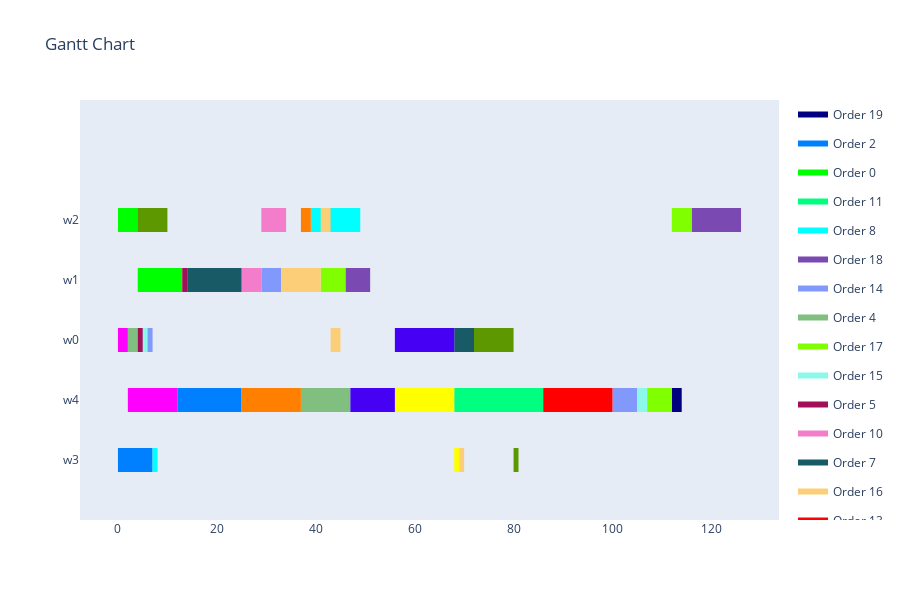
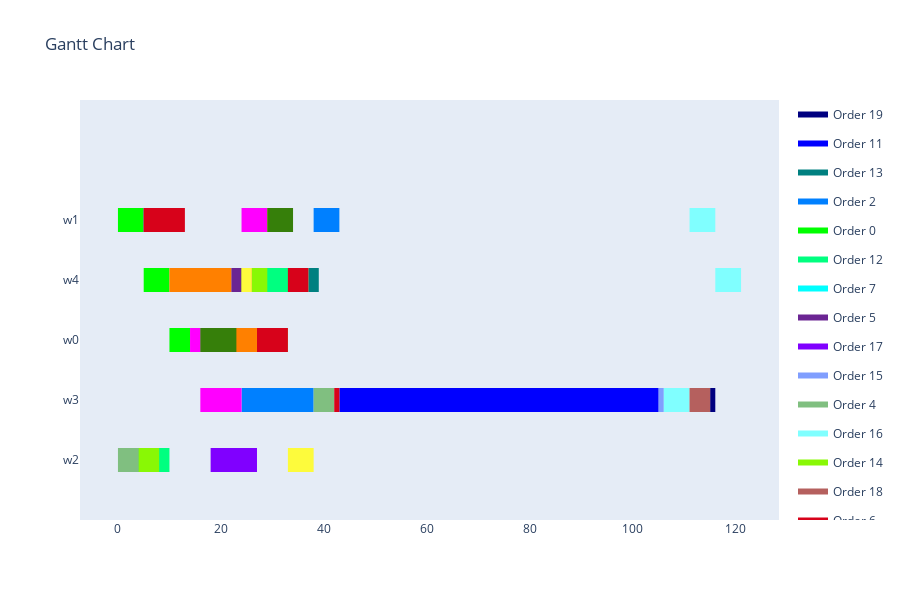
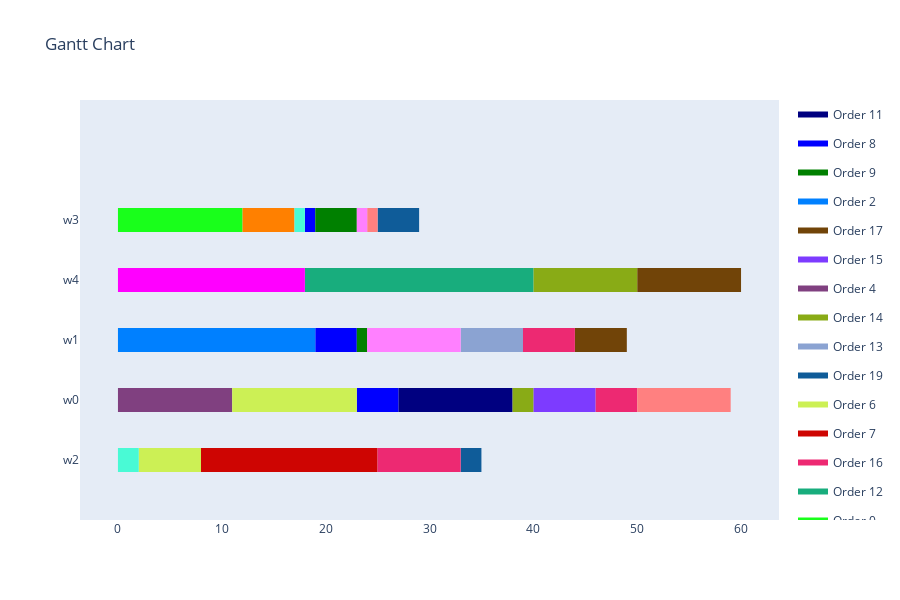

The notebook cell these images were saved under, in order:
### Code cell
all_results = mas.get_all_results()

for result in all_results:
    show_result(result)

print(f'\nDominance Values:')
for i in range(len(all_results)):
    print(f'{all_results[i][0].created_by.name}, {all_results[i][0].created_by.objective}: {mas.get_dominance(all_results, i)}')

### Figure 1 — Plotly figure (JSON) as saved in the notebook; plotly's stock layout.template omitted (floating-point values rounded to 4 significant figures)
{"data": [{"fill": "toself", "fillcolor": "rgb(0, 0, 128)", "hoverinfo": "name", "legendgroup": "rgb(0, 0, 128)", "mode": "none", "name": "Order 19", "type": "scatter", "x": [4, 6, 6, 4, 4, 112, 114, 114, 112], "y": [3.8, 3.8, 4.2, 4.2, null, 0.8, 0.8, 1.2, 1.2]}, {"fill": "toself", "fillcolor": "rgb(0, 128, 255)", "hoverinfo": "name", "legendgroup": "rgb(0, 128, 255)", "mode": "none", "name": "Order 2", "type": "scatter", "x": [12, 16, 16, 12, 12, 16, 20, 20, 16, 16, 20, 25, 25, 20, 20, 0, 7, 7, 0], "y": [0.8, 0.8, 1.2, 1.2, null, 0.8, 0.8, 1.2, 1.2, null, 0.8, 0.8, 1.2, 1.2, null, -0.2, -0.2, 0.2, 0.2]}, {"fill": "toself", "fillcolor": "rgb(0, 255, 0)", "hoverinfo": "name", "legendgroup": "rgb(0, 255, 0)", "mode": "none", "name": "Order 0", "type": "scatter", "x": [0, 4, 4, 0, 0, 4, 8, 8, 4, 4, 8, 13, 13, 8], "y": [3.8, 3.8, 4.2, 4.2, null, 2.8, 2.8, 3.2, 3.2, null, 2.8, 2.8, 3.2, 3.2]}, {"fill": "toself", "fillcolor": "rgb(0, 255, 128)", "hoverinfo": "name", "legendgroup": "rgb(0, 255, 128)", "mode": "none", "name": "Order 11", "type": "scatter", "x": [68, 76, 76, 68, 68, 76, 81, 81, 76, 76, 81, 86, 86, 81], "y": [0.8, 0.8, 1.2, 1.2, null, 0.8, 0.8, 1.2, 1.2, null, 0.8, 0.8, 1.2, 1.2]}, {"fill": "toself", "fillcolor": "rgb(0, 255, 255)", "hoverinfo": "name", "legendgroup": "rgb(0, 255, 255)", "mode": "none", "name": "Order 8", "type": "scatter", "x": [39, 44, 44, 39, 39, 44, 49, 49, 44, 44, 7, 8, 8, 7], "y": [3.8, 3.8, 4.2, 4.2, null, 3.8, 3.8, 4.2, 4.2, null, -0.2, -0.2, 0.2, 0.2]}, {"fill": "toself", "fillcolor": "rgb(122, 73, 177)", "hoverinfo": "name", "legendgroup": "rgb(122, 73, 177)", "mode": "none", "name": "Order 18", "type": "scatter", "x": [116, 121, 121, 116, 116, 121, 126, 126, 121, 121, 46, 51, 51, 46], "y": [3.8, 3.8, 4.2, 4.2, null, 3.8, 3.8, 4.2, 4.2, null, 2.8, 2.8, 3.2, 3.2]}, {"fill": "toself", "fillcolor": "rgb(128, 153, 251)", "hoverinfo": "name", "legendgroup": "rgb(128, 153, 251)", "mode": "none", "name": "Order 14", "type": "scatter", "x": [29, 33, 33, 29, 29, 5, 7, 7, 5, 5, 100, 105, 105, 100], "y": [2.8, 2.8, 3.2, 3.2, null, 1.8, 1.8, 2.2, 2.2, null, 0.8, 0.8, 1.2, 1.2]}, {"fill": "toself", "fillcolor": "rgb(128, 191, 128)", "hoverinfo": "name", "legendgroup": "rgb(128, 191, 128)", "mode": "none", "name": "Order 4", "type": "scatter", "x": [2, 4, 4, 2, 2, 37, 42, 42, 37, 37, 42, 47, 47, 42], "y": [1.8, 1.8, 2.2, 2.2, null, 0.8, 0.8, 1.2, 1.2, null, 0.8, 0.8, 1.2, 1.2]}, {"fill": "toself", "fillcolor": "rgb(128, 255, 0)", "hoverinfo": "name", "legendgroup": "rgb(128, 255, 0)", "mode": "none", "name": "Order 17", "type": "scatter", "x": [112, 116, 116, 112, 112, 41, 46, 46, 41, 41, 107, 112, 112, 107], "y": [3.8, 3.8, 4.2, 4.2, null, 2.8, 2.8, 3.2, 3.2, null, 0.8, 0.8, 1.2, 1.2]}, {"fill": "toself", "fillcolor": "rgb(139, 248, 234)", "hoverinfo": "name", "legendgroup": "rgb(139, 248, 234)", "mode": "none", "name": "Order 15", "type": "scatter", "x": [5, 6, 6, 5, 5, 105, 107, 107, 105], "y": [1.8, 1.8, 2.2, 2.2, null, 0.8, 0.8, 1.2, 1.2]}, {"fill": "toself", "fillcolor": "rgb(162, 16, 90)", "hoverinfo": "name", "legendgroup": "rgb(162, 16, 90)", "mode": "none", "name": "Order 5", "type": "scatter", "x": [13, 14, 14, 13, 13, 4, 5, 5, 4], "y": [2.8, 2.8, 3.2, 3.2, null, 1.8, 1.8, 2.2, 2.2]}, {"fill": "toself", "fillcolor": "rgb(243, 125, 202)", "hoverinfo": "name", "legendgroup": "rgb(243, 125, 202)", "mode": "none", "name": "Order 10", "type": "scatter", "x": [4, 8, 8, 4, 4, 29, 34, 34, 29, 29, 25, 29, 29, 25], "y": [3.8, 3.8, 4.2, 4.2, null, 3.8, 3.8, 4.2, 4.2, null, 2.8, 2.8, 3.2, 3.2]}, {"fill": "toself", "fillcolor": "rgb(25, 90, 103)", "hoverinfo": "name", "legendgroup": "rgb(25, 90, 103)", "mode": "none", "name": "Order 7", "type": "scatter", "x": [14, 19, 19, 14, 14, 19, 25, 25, 19, 19, 68, 72, 72, 68], "y": [2.8, 2.8, 3.2, 3.2, null, 2.8, 2.8, 3.2, 3.2, null, 1.8, 1.8, 2.2, 2.2]}, {"fill": "toself", "fillcolor": "rgb(252, 206, 119)", "hoverinfo": "name", "legendgroup": "rgb(252, 206, 119)", "mode": "none", "name": "Order 16", "type": "scatter", "x": [41, 43, 43, 41, 41, 33, 41, 41, 33, 33, 43, 45, 45, 43, 43, 69, 70, 70, 69], "y": [3.8, 3.8, 4.2, 4.2, null, 2.8, 2.8, 3.2, 3.2, null, 1.8, 1.8, 2.2, 2.2, null, -0.2, -0.2, 0.2, 0.2]}, {"fill": "toself", "fillcolor": "rgb(255, 0, 0)", "hoverinfo": "name", "legendgroup": "rgb(255, 0, 0)", "mode": "none", "name": "Order 13", "type": "scatter", "x": [86, 98, 98, 86, 86, 98, 100, 100, 98], "y": [0.8, 0.8, 1.2, 1.2, null, 0.8, 0.8, 1.2, 1.2]}, {"fill": "toself", "fillcolor": "rgb(255, 0, 255)", "hoverinfo": "name", "legendgroup": "rgb(255, 0, 255)", "mode": "none", "name": "Order 1", "type": "scatter", "x": [0, 2, 2, 0, 0, 2, 7, 7, 2, 2, 7, 12, 12, 7], "y": [1.8, 1.8, 2.2, 2.2, null, 0.8, 0.8, 1.2, 1.2, null, 0.8, 0.8, 1.2, 1.2]}, {"fill": "toself", "fillcolor": "rgb(255, 128, 0)", "hoverinfo": "name", "legendgroup": "rgb(255, 128, 0)", "mode": "none", "name": "Order 3", "type": "scatter", "x": [37, 39, 39, 37, 37, 25, 37, 37, 25], "y": [3.8, 3.8, 4.2, 4.2, null, 0.8, 0.8, 1.2, 1.2]}, {"fill": "toself", "fillcolor": "rgb(255, 255, 0)", "hoverinfo": "name", "legendgroup": "rgb(255, 255, 0)", "mode": "none", "name": "Order 9", "type": "scatter", "x": [56, 68, 68, 56, 56, 68, 69, 69, 68], "y": [0.8, 0.8, 1.2, 1.2, null, -0.2, -0.2, 0.2, 0.2]}, {"fill": "toself", "fillcolor": "rgb(70, 1, 244)", "hoverinfo": "name", "legendgroup": "rgb(70, 1, 244)", "mode": "none", "name": "Order 6", "type": "scatter", "x": [56, 62, 62, 56, 56, 62, 64, 64, 62, 62, 64, 68, 68, 64, 64, 47, 56, 56, 47], "y": [1.8, 1.8, 2.2, 2.2, null, 1.8, 1.8, 2.2, 2.2, null, 1.8, 1.8, 2.2, 2.2, null, 0.8, 0.8, 1.2, 1.2]}, {"fill": "toself", "fillcolor": "rgb(94, 152, 1)", "hoverinfo": "name", "legendgroup": "rgb(94, 152, 1)", "mode": "none", "name": "Order 12", "type": "scatter", "x": [4, 10, 10, 4, 4, 72, 78, 78, 72, 72, 78, 80, 80, 78, 78, 80, 81, 81, 80], "y": [3.8, 3.8, 4.2, 4.2, null, 1.8, 1.8, 2.2, 2.2, null, 1.8, 1.8, 2.2, 2.2, null, -0.2, -0.2, 0.2, 0.2]}, {"legendgroup": "rgb(0, 0, 128)", "marker": {"color": "rgb(0, 0, 128)", "opacity": 0, "size": 1}, "mode": "markers", "name": "", "showlegend": false, "text": [null, null, null, null], "type": "scatter", "x": [4, 6, 112, 114], "y": [4, 4, 1, 1]}, {"legendgroup": "rgb(0, 128, 255)", "marker": {"color": "rgb(0, 128, 255)", "opacity": 0, "size": 1}, "mode": "markers", "name": "", "showlegend": false, "text": [null, null, null, null, null, null, null, null], "type": "scatter", "x": [12, 16, 16, 20, 20, 25, 0, 7], "y": [1, 1, 1, 1, 1, 1, 0, 0]}, {"legendgroup": "rgb(0, 255, 0)", "marker": {"color": "rgb(0, 255, 0)", "opacity": 0, "size": 1}, "mode": "markers", "name": "", "showlegend": false, "text": [null, null, null, null, null, null], "type": "scatter", "x": [0, 4, 4, 8, 8, 13], "y": [4, 4, 3, 3, 3, 3]}, {"legendgroup": "rgb(0, 255, 128)", "marker": {"color": "rgb(0, 255, 128)", "opacity": 0, "size": 1}, "mode": "markers", "name": "", "showlegend": false, "text": [null, null, null, null, null, null], "type": "scatter", "x": [68, 76, 76, 81, 81, 86], "y": [1, 1, 1, 1, 1, 1]}, {"legendgroup": "rgb(0, 255, 255)", "marker": {"color": "rgb(0, 255, 255)", "opacity": 0, "size": 1}, "mode": "markers", "name": "", "showlegend": false, "text": [null, null, null, null, null, null], "type": "scatter", "x": [39, 44, 44, 49, 7, 8], "y": [4, 4, 4, 4, 0, 0]}, {"legendgroup": "rgb(122, 73, 177)", "marker": {"color": "rgb(122, 73, 177)", "opacity": 0, "size": 1}, "mode": "markers", "name": "", "showlegend": false, "text": [null, null, null, null, null, null], "type": "scatter", "x": [116, 121, 121, 126, 46, 51], "y": [4, 4, 4, 4, 3, 3]}, {"legendgroup": "rgb(128, 153, 251)", "marker": {"color": "rgb(128, 153, 251)", "opacity": 0, "size": 1}, "mode": "markers", "name": "", "showlegend": false, "text": [null, null, null, null, null, null], "type": "scatter", "x": [29, 33, 5, 7, 100, 105], "y": [3, 3, 2, 2, 1, 1]}, {"legendgroup": "rgb(128, 191, 128)", "marker": {"color": "rgb(128, 191, 128)", "opacity": 0, "size": 1}, "mode": "markers", "name": "", "showlegend": false, "text": [null, null, null, null, null, null], "type": "scatter", "x": [2, 4, 37, 42, 42, 47], "y": [2, 2, 1, 1, 1, 1]}, {"legendgroup": "rgb(128, 255, 0)", "marker": {"color": "rgb(128, 255, 0)", "opacity": 0, "size": 1}, "mode": "markers", "name": "", "showlegend": false, "text": [null, null, null, null, null, null], "type": "scatter", "x": [112, 116, 41, 46, 107, 112], "y": [4, 4, 3, 3, 1, 1]}, {"legendgroup": "rgb(139, 248, 234)", "marker": {"color": "rgb(139, 248, 234)", "opacity": 0, "size": 1}, "mode": "markers", "name": "", "showlegend": false, "text": [null, null, null, null], "type": "scatter", "x": [5, 6, 105, 107], "y": [2, 2, 1, 1]}, {"legendgroup": "rgb(162, 16, 90)", "marker": {"color": "rgb(162, 16, 90)", "opacity": 0, "size": 1}, "mode": "markers", "name": "", "showlegend": false, "text": [null, null, null, null], "type": "scatter", "x": [13, 14, 4, 5], "y": [3, 3, 2, 2]}, {"legendgroup": "rgb(243, 125, 202)", "marker": {"color": "rgb(243, 125, 202)", "opacity": 0, "size": 1}, "mode": "markers", "name": "", "showlegend": false, "text": [null, null, null, null, null, null], "type": "scatter", "x": [4, 8, 29, 34, 25, 29], "y": [4, 4, 4, 4, 3, 3]}, {"legendgroup": "rgb(25, 90, 103)", "marker": {"color": "rgb(25, 90, 103)", "opacity": 0, "size": 1}, "mode": "markers", "name": "", "showlegend": false, "text": [null, null, null, null, null, null], "type": "scatter", "x": [14, 19, 19, 25, 68, 72], "y": [3, 3, 3, 3, 2, 2]}, {"legendgroup": "rgb(252, 206, 119)", "marker": {"color": "rgb(252, 206, 119)", "opacity": 0, "size": 1}, "mode": "markers", "name": "", "showlegend": false, "text": [null, null, null, null, null, null, null, null], "type": "scatter", "x": [41, 43, 33, 41, 43, 45, 69, 70], "y": [4, 4, 3, 3, 2, 2, 0, 0]}, {"legendgroup": "rgb(255, 0, 0)", "marker": {"color": "rgb(255, 0, 0)", "opacity": 0, "size": 1}, "mode": "markers", "name": "", "showlegend": false, "text": [null, null, null, null], "type": "scatter", "x": [86, 98, 98, 100], "y": [1, 1, 1, 1]}, {"legendgroup": "rgb(255, 0, 255)", "marker": {"color": "rgb(255, 0, 255)", "opacity": 0, "size": 1}, "mode": "markers", "name": "", "showlegend": false, "text": [null, null, null, null, null, null], "type": "scatter", "x": [0, 2, 2, 7, 7, 12], "y": [2, 2, 1, 1, 1, 1]}, {"legendgroup": "rgb(255, 128, 0)", "marker": {"color": "rgb(255, 128, 0)", "opacity": 0, "size": 1}, "mode": "markers", "name": "", "showlegend": false, "text": [null, null, null, null], "type": "scatter", "x": [37, 39, 25, 37], "y": [4, 4, 1, 1]}, {"legendgroup": "rgb(255, 255, 0)", "marker": {"color": "rgb(255, 255, 0)", "opacity": 0, "size": 1}, "mode": "markers", "name": "", "showlegend": false, "text": [null, null, null, null], "type": "scatter", "x": [56, 68, 68, 69], "y": [1, 1, 0, 0]}, {"legendgroup": "rgb(70, 1, 244)", "marker": {"color": "rgb(70, 1, 244)", "opacity": 0, "size": 1}, "mode": "markers", "name": "", "showlegend": false, "text": [null, null, null, null, null, null, null, null], "type": "scatter", "x": [56, 62, 62, 64, 64, 68, 47, 56], "y": [2, 2, 2, 2, 2, 2, 1, 1]}, {"legendgroup": "rgb(94, 152, 1)", "marker": {"color": "rgb(94, 152, 1)", "opacity": 0, "size": 1}, "mode": "markers", "name": "", "showlegend": false, "text": [null, null, null, null, null, null, null, null], "type": "scatter", "x": [4, 10, 72, 78, 78, 80, 80, 81], "y": [4, 4, 2, 2, 2, 2, 0, 0]}], "layout": {"height": 600, "hovermode": "closest", "showlegend": true, "title": {"text": "Gantt Chart"}, "xaxis": {"rangeselector": {"buttons": [{"count": 7, "label": "1w", "step": "day", "stepmode": "backward"}, {"count": 1, "label": "1m", "step": "month", "stepmode": "backward"}, {"count": 6, "label": "6m", "step": "month", "stepmode": "backward"}, {"count": 1, "label": "YTD", "step": "year", "stepmode": "todate"}, {"count": 1, "label": "1y", "step": "year", "stepmode": "backward"}, {"step": "all"}]}, "showgrid": false, "type": "linear", "zeroline": false}, "yaxis": {"autorange": false, "range": [-1, 6], "showgrid": false, "ticktext": ["w3", "w4", "w0", "w1", "w2"], "tickvals": [0, 1, 2, 3, 4], "zeroline": false}}}

### Figure 2 — Plotly figure (JSON) as saved in the notebook; plotly's stock layout.template omitted (floating-point values rounded to 4 significant figures)
{"data": [{"fill": "toself", "fillcolor": "rgb(0, 0, 128)", "hoverinfo": "name", "legendgroup": "rgb(0, 0, 128)", "mode": "none", "name": "Order 19", "type": "scatter", "x": [115, 116, 116, 115, 115, 4, 6, 6, 4], "y": [0.8, 0.8, 1.2, 1.2, null, -0.2, -0.2, 0.2, 0.2]}, {"fill": "toself", "fillcolor": "rgb(0, 0, 255)", "hoverinfo": "name", "legendgroup": "rgb(0, 0, 255)", "mode": "none", "name": "Order 11", "type": "scatter", "x": [5, 10, 10, 5, 5, 43, 51, 51, 43, 43, 51, 105, 105, 51], "y": [3.8, 3.8, 4.2, 4.2, null, 0.8, 0.8, 1.2, 1.2, null, 0.8, 0.8, 1.2, 1.2]}, {"fill": "toself", "fillcolor": "rgb(0, 128, 128)", "hoverinfo": "name", "legendgroup": "rgb(0, 128, 128)", "mode": "none", "name": "Order 13", "type": "scatter", "x": [37, 39, 39, 37, 37, 4, 6, 6, 4], "y": [2.8, 2.8, 3.2, 3.2, null, -0.2, -0.2, 0.2, 0.2]}, {"fill": "toself", "fillcolor": "rgb(0, 128, 255)", "hoverinfo": "name", "legendgroup": "rgb(0, 128, 255)", "mode": "none", "name": "Order 2", "type": "scatter", "x": [38, 43, 43, 38, 38, 24, 31, 31, 24, 24, 31, 36, 36, 31, 31, 36, 38, 38, 36], "y": [3.8, 3.8, 4.2, 4.2, null, 0.8, 0.8, 1.2, 1.2, null, 0.8, 0.8, 1.2, 1.2, null, 0.8, 0.8, 1.2, 1.2]}, {"fill": "toself", "fillcolor": "rgb(0, 255, 0)", "hoverinfo": "name", "legendgroup": "rgb(0, 255, 0)", "mode": "none", "name": "Order 0", "type": "scatter", "x": [0, 5, 5, 0, 0, 5, 10, 10, 5, 5, 10, 14, 14, 10], "y": [3.8, 3.8, 4.2, 4.2, null, 2.8, 2.8, 3.2, 3.2, null, 1.8, 1.8, 2.2, 2.2]}, {"fill": "toself", "fillcolor": "rgb(0, 255, 128)", "hoverinfo": "name", "legendgroup": "rgb(0, 255, 128)", "mode": "none", "name": "Order 12", "type": "scatter", "x": [24, 28, 28, 24, 24, 28, 32, 32, 28, 28, 32, 37, 37, 32, 32, 4, 10, 10, 4], "y": [2.8, 2.8, 3.2, 3.2, null, 2.8, 2.8, 3.2, 3.2, null, 2.8, 2.8, 3.2, 3.2, null, -0.2, -0.2, 0.2, 0.2]}, {"fill": "toself", "fillcolor": "rgb(0, 255, 255)", "hoverinfo": "name", "legendgroup": "rgb(0, 255, 255)", "mode": "none", "name": "Order 7", "type": "scatter", "x": [5, 10, 10, 5, 5, 16, 21, 21, 16, 16, 21, 25, 25, 21], "y": [3.8, 3.8, 4.2, 4.2, null, 1.8, 1.8, 2.2, 2.2, null, 1.8, 1.8, 2.2, 2.2]}, {"fill": "toself", "fillcolor": "rgb(107, 37, 147)", "hoverinfo": "name", "legendgroup": "rgb(107, 37, 147)", "mode": "none", "name": "Order 5", "type": "scatter", "x": [5, 10, 10, 5, 5, 22, 24, 24, 22], "y": [3.8, 3.8, 4.2, 4.2, null, 2.8, 2.8, 3.2, 3.2]}, {"fill": "toself", "fillcolor": "rgb(128, 0, 255)", "hoverinfo": "name", "legendgroup": "rgb(128, 0, 255)", "mode": "none", "name": "Order 17", "type": "scatter", "x": [16, 18, 18, 16, 16, 27, 31, 31, 27, 27, 18, 27, 27, 18], "y": [1.8, 1.8, 2.2, 2.2, null, 1.8, 1.8, 2.2, 2.2, null, -0.2, -0.2, 0.2, 0.2]}, {"fill": "toself", "fillcolor": "rgb(128, 158, 254)", "hoverinfo": "name", "legendgroup": "rgb(128, 158, 254)", "mode": "none", "name": "Order 15", "type": "scatter", "x": [105, 106, 106, 105, 105, 4, 6, 6, 4], "y": [0.8, 0.8, 1.2, 1.2, null, -0.2, -0.2, 0.2, 0.2]}, {"fill": "toself", "fillcolor": "rgb(128, 191, 128)", "hoverinfo": "name", "legendgroup": "rgb(128, 191, 128)", "mode": "none", "name": "Order 4", "type": "scatter", "x": [5, 9, 9, 5, 5, 38, 42, 42, 38, 38, 0, 4, 4, 0], "y": [3.8, 3.8, 4.2, 4.2, null, 0.8, 0.8, 1.2, 1.2, null, -0.2, -0.2, 0.2, 0.2]}, {"fill": "toself", "fillcolor": "rgb(128, 255, 255)", "hoverinfo": "name", "legendgroup": "rgb(128, 255, 255)", "mode": "none", "name": "Order 16", "type": "scatter", "x": [111, 116, 116, 111, 111, 116, 121, 121, 116, 116, 16, 25, 25, 16, 16, 106, 111, 111, 106], "y": [3.8, 3.8, 4.2, 4.2, null, 2.8, 2.8, 3.2, 3.2, null, 1.8, 1.8, 2.2, 2.2, null, 0.8, 0.8, 1.2, 1.2]}, {"fill": "toself", "fillcolor": "rgb(137, 248, 5)", "hoverinfo": "name", "legendgroup": "rgb(137, 248, 5)", "mode": "none", "name": "Order 14", "type": "scatter", "x": [24, 29, 29, 24, 24, 29, 33, 33, 29, 29, 4, 8, 8, 4], "y": [2.8, 2.8, 3.2, 3.2, null, 1.8, 1.8, 2.2, 2.2, null, -0.2, -0.2, 0.2, 0.2]}, {"fill": "toself", "fillcolor": "rgb(181, 96, 94)", "hoverinfo": "name", "legendgroup": "rgb(181, 96, 94)", "mode": "none", "name": "Order 18", "type": "scatter", "x": [29, 33, 33, 29, 29, 24, 26, 26, 24, 24, 111, 115, 115, 111], "y": [3.8, 3.8, 4.2, 4.2, null, 2.8, 2.8, 3.2, 3.2, null, 0.8, 0.8, 1.2, 1.2]}, {"fill": "toself", "fillcolor": "rgb(215, 2, 26)", "hoverinfo": "name", "legendgroup": "rgb(215, 2, 26)", "mode": "none", "name": "Order 6", "type": "scatter", "x": [5, 13, 13, 5, 5, 33, 37, 37, 33, 33, 27, 33, 33, 27, 27, 42, 43, 43, 42], "y": [3.8, 3.8, 4.2, 4.2, null, 2.8, 2.8, 3.2, 3.2, null, 1.8, 1.8, 2.2, 2.2, null, 0.8, 0.8, 1.2, 1.2]}, {"fill": "toself", "fillcolor": "rgb(252, 129, 195)", "hoverinfo": "name", "legendgroup": "rgb(252, 129, 195)", "mode": "none", "name": "Order 9", "type": "scatter", "x": [29, 30, 30, 29, 29, 16, 17, 17, 16], "y": [3.8, 3.8, 4.2, 4.2, null, 1.8, 1.8, 2.2, 2.2]}, {"fill": "toself", "fillcolor": "rgb(253, 251, 60)", "hoverinfo": "name", "legendgroup": "rgb(253, 251, 60)", "mode": "none", "name": "Order 8", "type": "scatter", "x": [29, 33, 33, 29, 29, 24, 26, 26, 24, 24, 33, 38, 38, 33], "y": [3.8, 3.8, 4.2, 4.2, null, 2.8, 2.8, 3.2, 3.2, null, -0.2, -0.2, 0.2, 0.2]}, {"fill": "toself", "fillcolor": "rgb(255, 0, 255)", "hoverinfo": "name", "legendgroup": "rgb(255, 0, 255)", "mode": "none", "name": "Order 1", "type": "scatter", "x": [24, 29, 29, 24, 24, 14, 16, 16, 14, 14, 16, 24, 24, 16], "y": [3.8, 3.8, 4.2, 4.2, null, 1.8, 1.8, 2.2, 2.2, null, 0.8, 0.8, 1.2, 1.2]}, {"fill": "toself", "fillcolor": "rgb(255, 128, 0)", "hoverinfo": "name", "legendgroup": "rgb(255, 128, 0)", "mode": "none", "name": "Order 3", "type": "scatter", "x": [10, 22, 22, 10, 10, 22, 27, 27, 22], "y": [2.8, 2.8, 3.2, 3.2, null, 1.8, 1.8, 2.2, 2.2]}, {"fill": "toself", "fillcolor": "rgb(54, 127, 10)", "hoverinfo": "name", "legendgroup": "rgb(54, 127, 10)", "mode": "none", "name": "Order 10", "type": "scatter", "x": [29, 34, 34, 29, 29, 16, 18, 18, 16, 16, 18, 23, 23, 18], "y": [3.8, 3.8, 4.2, 4.2, null, 1.8, 1.8, 2.2, 2.2, null, 1.8, 1.8, 2.2, 2.2]}, {"legendgroup": "rgb(0, 0, 128)", "marker": {"color": "rgb(0, 0, 128)", "opacity": 0, "size": 1}, "mode": "markers", "name": "", "showlegend": false, "text": [null, null, null, null], "type": "scatter", "x": [115, 116, 4, 6], "y": [1, 1, 0, 0]}, {"legendgroup": "rgb(0, 0, 255)", "marker": {"color": "rgb(0, 0, 255)", "opacity": 0, "size": 1}, "mode": "markers", "name": "", "showlegend": false, "text": [null, null, null, null, null, null], "type": "scatter", "x": [5, 10, 43, 51, 51, 105], "y": [4, 4, 1, 1, 1, 1]}, {"legendgroup": "rgb(0, 128, 128)", "marker": {"color": "rgb(0, 128, 128)", "opacity": 0, "size": 1}, "mode": "markers", "name": "", "showlegend": false, "text": [null, null, null, null], "type": "scatter", "x": [37, 39, 4, 6], "y": [3, 3, 0, 0]}, {"legendgroup": "rgb(0, 128, 255)", "marker": {"color": "rgb(0, 128, 255)", "opacity": 0, "size": 1}, "mode": "markers", "name": "", "showlegend": false, "text": [null, null, null, null, null, null, null, null], "type": "scatter", "x": [38, 43, 24, 31, 31, 36, 36, 38], "y": [4, 4, 1, 1, 1, 1, 1, 1]}, {"legendgroup": "rgb(0, 255, 0)", "marker": {"color": "rgb(0, 255, 0)", "opacity": 0, "size": 1}, "mode": "markers", "name": "", "showlegend": false, "text": [null, null, null, null, null, null], "type": "scatter", "x": [0, 5, 5, 10, 10, 14], "y": [4, 4, 3, 3, 2, 2]}, {"legendgroup": "rgb(0, 255, 128)", "marker": {"color": "rgb(0, 255, 128)", "opacity": 0, "size": 1}, "mode": "markers", "name": "", "showlegend": false, "text": [null, null, null, null, null, null, null, null], "type": "scatter", "x": [24, 28, 28, 32, 32, 37, 4, 10], "y": [3, 3, 3, 3, 3, 3, 0, 0]}, {"legendgroup": "rgb(0, 255, 255)", "marker": {"color": "rgb(0, 255, 255)", "opacity": 0, "size": 1}, "mode": "markers", "name": "", "showlegend": false, "text": [null, null, null, null, null, null], "type": "scatter", "x": [5, 10, 16, 21, 21, 25], "y": [4, 4, 2, 2, 2, 2]}, {"legendgroup": "rgb(107, 37, 147)", "marker": {"color": "rgb(107, 37, 147)", "opacity": 0, "size": 1}, "mode": "markers", "name": "", "showlegend": false, "text": [null, null, null, null], "type": "scatter", "x": [5, 10, 22, 24], "y": [4, 4, 3, 3]}, {"legendgroup": "rgb(128, 0, 255)", "marker": {"color": "rgb(128, 0, 255)", "opacity": 0, "size": 1}, "mode": "markers", "name": "", "showlegend": false, "text": [null, null, null, null, null, null], "type": "scatter", "x": [16, 18, 27, 31, 18, 27], "y": [2, 2, 2, 2, 0, 0]}, {"legendgroup": "rgb(128, 158, 254)", "marker": {"color": "rgb(128, 158, 254)", "opacity": 0, "size": 1}, "mode": "markers", "name": "", "showlegend": false, "text": [null, null, null, null], "type": "scatter", "x": [105, 106, 4, 6], "y": [1, 1, 0, 0]}, {"legendgroup": "rgb(128, 191, 128)", "marker": {"color": "rgb(128, 191, 128)", "opacity": 0, "size": 1}, "mode": "markers", "name": "", "showlegend": false, "text": [null, null, null, null, null, null], "type": "scatter", "x": [5, 9, 38, 42, 0, 4], "y": [4, 4, 1, 1, 0, 0]}, {"legendgroup": "rgb(128, 255, 255)", "marker": {"color": "rgb(128, 255, 255)", "opacity": 0, "size": 1}, "mode": "markers", "name": "", "showlegend": false, "text": [null, null, null, null, null, null, null, null], "type": "scatter", "x": [111, 116, 116, 121, 16, 25, 106, 111], "y": [4, 4, 3, 3, 2, 2, 1, 1]}, {"legendgroup": "rgb(137, 248, 5)", "marker": {"color": "rgb(137, 248, 5)", "opacity": 0, "size": 1}, "mode": "markers", "name": "", "showlegend": false, "text": [null, null, null, null, null, null], "type": "scatter", "x": [24, 29, 29, 33, 4, 8], "y": [3, 3, 2, 2, 0, 0]}, {"legendgroup": "rgb(181, 96, 94)", "marker": {"color": "rgb(181, 96, 94)", "opacity": 0, "size": 1}, "mode": "markers", "name": "", "showlegend": false, "text": [null, null, null, null, null, null], "type": "scatter", "x": [29, 33, 24, 26, 111, 115], "y": [4, 4, 3, 3, 1, 1]}, {"legendgroup": "rgb(215, 2, 26)", "marker": {"color": "rgb(215, 2, 26)", "opacity": 0, "size": 1}, "mode": "markers", "name": "", "showlegend": false, "text": [null, null, null, null, null, null, null, null], "type": "scatter", "x": [5, 13, 33, 37, 27, 33, 42, 43], "y": [4, 4, 3, 3, 2, 2, 1, 1]}, {"legendgroup": "rgb(252, 129, 195)", "marker": {"color": "rgb(252, 129, 195)", "opacity": 0, "size": 1}, "mode": "markers", "name": "", "showlegend": false, "text": [null, null, null, null], "type": "scatter", "x": [29, 30, 16, 17], "y": [4, 4, 2, 2]}, {"legendgroup": "rgb(253, 251, 60)", "marker": {"color": "rgb(253, 251, 60)", "opacity": 0, "size": 1}, "mode": "markers", "name": "", "showlegend": false, "text": [null, null, null, null, null, null], "type": "scatter", "x": [29, 33, 24, 26, 33, 38], "y": [4, 4, 3, 3, 0, 0]}, {"legendgroup": "rgb(255, 0, 255)", "marker": {"color": "rgb(255, 0, 255)", "opacity": 0, "size": 1}, "mode": "markers", "name": "", "showlegend": false, "text": [null, null, null, null, null, null], "type": "scatter", "x": [24, 29, 14, 16, 16, 24], "y": [4, 4, 2, 2, 1, 1]}, {"legendgroup": "rgb(255, 128, 0)", "marker": {"color": "rgb(255, 128, 0)", "opacity": 0, "size": 1}, "mode": "markers", "name": "", "showlegend": false, "text": [null, null, null, null], "type": "scatter", "x": [10, 22, 22, 27], "y": [3, 3, 2, 2]}, {"legendgroup": "rgb(54, 127, 10)", "marker": {"color": "rgb(54, 127, 10)", "opacity": 0, "size": 1}, "mode": "markers", "name": "", "showlegend": false, "text": [null, null, null, null, null, null], "type": "scatter", "x": [29, 34, 16, 18, 18, 23], "y": [4, 4, 2, 2, 2, 2]}], "layout": {"height": 600, "hovermode": "closest", "showlegend": true, "title": {"text": "Gantt Chart"}, "xaxis": {"rangeselector": {"buttons": [{"count": 7, "label": "1w", "step": "day", "stepmode": "backward"}, {"count": 1, "label": "1m", "step": "month", "stepmode": "backward"}, {"count": 6, "label": "6m", "step": "month", "stepmode": "backward"}, {"count": 1, "label": "YTD", "step": "year", "stepmode": "todate"}, {"count": 1, "label": "1y", "step": "year", "stepmode": "backward"}, {"step": "all"}]}, "showgrid": false, "type": "linear", "zeroline": false}, "yaxis": {"autorange": false, "range": [-1, 6], "showgrid": false, "ticktext": ["w2", "w3", "w0", "w4", "w1"], "tickvals": [0, 1, 2, 3, 4], "zeroline": false}}}

### Figure 3 — Plotly figure (JSON) as saved in the notebook; plotly's stock layout.template omitted (floating-point values rounded to 4 significant figures)
{"data": [{"fill": "toself", "fillcolor": "rgb(0, 0, 128)", "hoverinfo": "name", "legendgroup": "rgb(0, 0, 128)", "mode": "none", "name": "Order 11", "type": "scatter", "x": [27, 29, 29, 27, 27, 29, 34, 34, 29, 29, 34, 38, 38, 34], "y": [0.8, 0.8, 1.2, 1.2, null, 0.8, 0.8, 1.2, 1.2, null, 0.8, 0.8, 1.2, 1.2]}, {"fill": "toself", "fillcolor": "rgb(0, 0, 255)", "hoverinfo": "name", "legendgroup": "rgb(0, 0, 255)", "mode": "none", "name": "Order 8", "type": "scatter", "x": [18, 19, 19, 18, 18, 19, 23, 23, 19, 19, 23, 27, 27, 23], "y": [3.8, 3.8, 4.2, 4.2, null, 1.8, 1.8, 2.2, 2.2, null, 0.8, 0.8, 1.2, 1.2]}, {"fill": "toself", "fillcolor": "rgb(0, 128, 0)", "hoverinfo": "name", "legendgroup": "rgb(0, 128, 0)", "mode": "none", "name": "Order 9", "type": "scatter", "x": [19, 23, 23, 19, 19, 23, 24, 24, 23], "y": [3.8, 3.8, 4.2, 4.2, null, 1.8, 1.8, 2.2, 2.2]}, {"fill": "toself", "fillcolor": "rgb(0, 128, 255)", "hoverinfo": "name", "legendgroup": "rgb(0, 128, 255)", "mode": "none", "name": "Order 2", "type": "scatter", "x": [0, 8, 8, 0, 0, 8, 9, 9, 8, 8, 9, 14, 14, 9, 9, 14, 19, 19, 14], "y": [1.8, 1.8, 2.2, 2.2, null, 1.8, 1.8, 2.2, 2.2, null, 1.8, 1.8, 2.2, 2.2, null, 1.8, 1.8, 2.2, 2.2]}, {"fill": "toself", "fillcolor": "rgb(113, 68, 8)", "hoverinfo": "name", "legendgroup": "rgb(113, 68, 8)", "mode": "none", "name": "Order 17", "type": "scatter", "x": [50, 55, 55, 50, 50, 55, 60, 60, 55, 55, 44, 49, 49, 44], "y": [2.8, 2.8, 3.2, 3.2, null, 2.8, 2.8, 3.2, 3.2, null, 1.8, 1.8, 2.2, 2.2]}, {"fill": "toself", "fillcolor": "rgb(125, 59, 255)", "hoverinfo": "name", "legendgroup": "rgb(125, 59, 255)", "mode": "none", "name": "Order 15", "type": "scatter", "x": [40, 41, 41, 40, 40, 41, 46, 46, 41], "y": [0.8, 0.8, 1.2, 1.2, null, 0.8, 0.8, 1.2, 1.2]}, {"fill": "toself", "fillcolor": "rgb(128, 64, 128)", "hoverinfo": "name", "legendgroup": "rgb(128, 64, 128)", "mode": "none", "name": "Order 4", "type": "scatter", "x": [0, 2, 2, 0, 0, 2, 7, 7, 2, 2, 7, 11, 11, 7], "y": [0.8, 0.8, 1.2, 1.2, null, 0.8, 0.8, 1.2, 1.2, null, 0.8, 0.8, 1.2, 1.2]}, {"fill": "toself", "fillcolor": "rgb(137, 171, 22)", "hoverinfo": "name", "legendgroup": "rgb(137, 171, 22)", "mode": "none", "name": "Order 14", "type": "scatter", "x": [40, 45, 45, 40, 40, 45, 50, 50, 45, 45, 38, 40, 40, 38], "y": [2.8, 2.8, 3.2, 3.2, null, 2.8, 2.8, 3.2, 3.2, null, 0.8, 0.8, 1.2, 1.2]}, {"fill": "toself", "fillcolor": "rgb(139, 163, 210)", "hoverinfo": "name", "legendgroup": "rgb(139, 163, 210)", "mode": "none", "name": "Order 13", "type": "scatter", "x": [33, 38, 38, 33, 33, 38, 39, 39, 38], "y": [1.8, 1.8, 2.2, 2.2, null, 1.8, 1.8, 2.2, 2.2]}, {"fill": "toself", "fillcolor": "rgb(15, 92, 153)", "hoverinfo": "name", "legendgroup": "rgb(15, 92, 153)", "mode": "none", "name": "Order 19", "type": "scatter", "x": [25, 29, 29, 25, 25, 33, 35, 35, 33], "y": [3.8, 3.8, 4.2, 4.2, null, -0.2, -0.2, 0.2, 0.2]}, {"fill": "toself", "fillcolor": "rgb(204, 240, 85)", "hoverinfo": "name", "legendgroup": "rgb(204, 240, 85)", "mode": "none", "name": "Order 6", "type": "scatter", "x": [11, 17, 17, 11, 11, 17, 19, 19, 17, 17, 19, 23, 23, 19, 19, 2, 8, 8, 2], "y": [0.8, 0.8, 1.2, 1.2, null, 0.8, 0.8, 1.2, 1.2, null, 0.8, 0.8, 1.2, 1.2, null, -0.2, -0.2, 0.2, 0.2]}, {"fill": "toself", "fillcolor": "rgb(206, 5, 2)", "hoverinfo": "name", "legendgroup": "rgb(206, 5, 2)", "mode": "none", "name": "Order 7", "type": "scatter", "x": [8, 12, 12, 8, 8, 12, 21, 21, 12, 12, 21, 25, 25, 21], "y": [-0.2, -0.2, 0.2, 0.2, null, -0.2, -0.2, 0.2, 0.2, null, -0.2, -0.2, 0.2, 0.2]}, {"fill": "toself", "fillcolor": "rgb(237, 41, 114)", "hoverinfo": "name", "legendgroup": "rgb(237, 41, 114)", "mode": "none", "name": "Order 16", "type": "scatter", "x": [39, 44, 44, 39, 39, 46, 50, 50, 46, 46, 25, 31, 31, 25, 25, 31, 33, 33, 31], "y": [1.8, 1.8, 2.2, 2.2, null, 0.8, 0.8, 1.2, 1.2, null, -0.2, -0.2, 0.2, 0.2, null, -0.2, -0.2, 0.2, 0.2]}, {"fill": "toself", "fillcolor": "rgb(24, 173, 125)", "hoverinfo": "name", "legendgroup": "rgb(24, 173, 125)", "mode": "none", "name": "Order 12", "type": "scatter", "x": [18, 27, 27, 18, 18, 27, 31, 31, 27, 27, 31, 35, 35, 31, 31, 35, 40, 40, 35], "y": [2.8, 2.8, 3.2, 3.2, null, 2.8, 2.8, 3.2, 3.2, null, 2.8, 2.8, 3.2, 3.2, null, 2.8, 2.8, 3.2, 3.2]}, {"fill": "toself", "fillcolor": "rgb(25, 255, 27)", "hoverinfo": "name", "legendgroup": "rgb(25, 255, 27)", "mode": "none", "name": "Order 0", "type": "scatter", "x": [0, 1, 1, 0, 0, 1, 8, 8, 1, 1, 8, 12, 12, 8], "y": [3.8, 3.8, 4.2, 4.2, null, 3.8, 3.8, 4.2, 4.2, null, 3.8, 3.8, 4.2, 4.2]}, {"fill": "toself", "fillcolor": "rgb(255, 0, 255)", "hoverinfo": "name", "legendgroup": "rgb(255, 0, 255)", "mode": "none", "name": "Order 1", "type": "scatter", "x": [0, 8, 8, 0, 0, 8, 13, 13, 8, 8, 13, 18, 18, 13], "y": [2.8, 2.8, 3.2, 3.2, null, 2.8, 2.8, 3.2, 3.2, null, 2.8, 2.8, 3.2, 3.2]}, {"fill": "toself", "fillcolor": "rgb(255, 128, 0)", "hoverinfo": "name", "legendgroup": "rgb(255, 128, 0)", "mode": "none", "name": "Order 3", "type": "scatter", "x": [12, 16, 16, 12, 12, 16, 17, 17, 16], "y": [3.8, 3.8, 4.2, 4.2, null, 3.8, 3.8, 4.2, 4.2]}, {"fill": "toself", "fillcolor": "rgb(255, 128, 128)", "hoverinfo": "name", "legendgroup": "rgb(255, 128, 128)", "mode": "none", "name": "Order 18", "type": "scatter", "x": [24, 25, 25, 24, 24, 50, 55, 55, 50, 50, 55, 59, 59, 55], "y": [3.8, 3.8, 4.2, 4.2, null, 0.8, 0.8, 1.2, 1.2, null, 0.8, 0.8, 1.2, 1.2]}, {"fill": "toself", "fillcolor": "rgb(255, 128, 255)", "hoverinfo": "name", "legendgroup": "rgb(255, 128, 255)", "mode": "none", "name": "Order 10", "type": "scatter", "x": [23, 24, 24, 23, 23, 24, 28, 28, 24, 24, 28, 33, 33, 28], "y": [3.8, 3.8, 4.2, 4.2, null, 1.8, 1.8, 2.2, 2.2, null, 1.8, 1.8, 2.2, 2.2]}, {"fill": "toself", "fillcolor": "rgb(73, 250, 213)", "hoverinfo": "name", "legendgroup": "rgb(73, 250, 213)", "mode": "none", "name": "Order 5", "type": "scatter", "x": [17, 18, 18, 17, 17, 0, 2, 2, 0], "y": [3.8, 3.8, 4.2, 4.2, null, -0.2, -0.2, 0.2, 0.2]}, {"legendgroup": "rgb(0, 0, 128)", "marker": {"color": "rgb(0, 0, 128)", "opacity": 0, "size": 1}, "mode": "markers", "name": "", "showlegend": false, "text": [null, null, null, null, null, null], "type": "scatter", "x": [27, 29, 29, 34, 34, 38], "y": [1, 1, 1, 1, 1, 1]}, {"legendgroup": "rgb(0, 0, 255)", "marker": {"color": "rgb(0, 0, 255)", "opacity": 0, "size": 1}, "mode": "markers", "name": "", "showlegend": false, "text": [null, null, null, null, null, null], "type": "scatter", "x": [18, 19, 19, 23, 23, 27], "y": [4, 4, 2, 2, 1, 1]}, {"legendgroup": "rgb(0, 128, 0)", "marker": {"color": "rgb(0, 128, 0)", "opacity": 0, "size": 1}, "mode": "markers", "name": "", "showlegend": false, "text": [null, null, null, null], "type": "scatter", "x": [19, 23, 23, 24], "y": [4, 4, 2, 2]}, {"legendgroup": "rgb(0, 128, 255)", "marker": {"color": "rgb(0, 128, 255)", "opacity": 0, "size": 1}, "mode": "markers", "name": "", "showlegend": false, "text": [null, null, null, null, null, null, null, null], "type": "scatter", "x": [0, 8, 8, 9, 9, 14, 14, 19], "y": [2, 2, 2, 2, 2, 2, 2, 2]}, {"legendgroup": "rgb(113, 68, 8)", "marker": {"color": "rgb(113, 68, 8)", "opacity": 0, "size": 1}, "mode": "markers", "name": "", "showlegend": false, "text": [null, null, null, null, null, null], "type": "scatter", "x": [50, 55, 55, 60, 44, 49], "y": [3, 3, 3, 3, 2, 2]}, {"legendgroup": "rgb(125, 59, 255)", "marker": {"color": "rgb(125, 59, 255)", "opacity": 0, "size": 1}, "mode": "markers", "name": "", "showlegend": false, "text": [null, null, null, null], "type": "scatter", "x": [40, 41, 41, 46], "y": [1, 1, 1, 1]}, {"legendgroup": "rgb(128, 64, 128)", "marker": {"color": "rgb(128, 64, 128)", "opacity": 0, "size": 1}, "mode": "markers", "name": "", "showlegend": false, "text": [null, null, null, null, null, null], "type": "scatter", "x": [0, 2, 2, 7, 7, 11], "y": [1, 1, 1, 1, 1, 1]}, {"legendgroup": "rgb(137, 171, 22)", "marker": {"color": "rgb(137, 171, 22)", "opacity": 0, "size": 1}, "mode": "markers", "name": "", "showlegend": false, "text": [null, null, null, null, null, null], "type": "scatter", "x": [40, 45, 45, 50, 38, 40], "y": [3, 3, 3, 3, 1, 1]}, {"legendgroup": "rgb(139, 163, 210)", "marker": {"color": "rgb(139, 163, 210)", "opacity": 0, "size": 1}, "mode": "markers", "name": "", "showlegend": false, "text": [null, null, null, null], "type": "scatter", "x": [33, 38, 38, 39], "y": [2, 2, 2, 2]}, {"legendgroup": "rgb(15, 92, 153)", "marker": {"color": "rgb(15, 92, 153)", "opacity": 0, "size": 1}, "mode": "markers", "name": "", "showlegend": false, "text": [null, null, null, null], "type": "scatter", "x": [25, 29, 33, 35], "y": [4, 4, 0, 0]}, {"legendgroup": "rgb(204, 240, 85)", "marker": {"color": "rgb(204, 240, 85)", "opacity": 0, "size": 1}, "mode": "markers", "name": "", "showlegend": false, "text": [null, null, null, null, null, null, null, null], "type": "scatter", "x": [11, 17, 17, 19, 19, 23, 2, 8], "y": [1, 1, 1, 1, 1, 1, 0, 0]}, {"legendgroup": "rgb(206, 5, 2)", "marker": {"color": "rgb(206, 5, 2)", "opacity": 0, "size": 1}, "mode": "markers", "name": "", "showlegend": false, "text": [null, null, null, null, null, null], "type": "scatter", "x": [8, 12, 12, 21, 21, 25], "y": [0, 0, 0, 0, 0, 0]}, {"legendgroup": "rgb(237, 41, 114)", "marker": {"color": "rgb(237, 41, 114)", "opacity": 0, "size": 1}, "mode": "markers", "name": "", "showlegend": false, "text": [null, null, null, null, null, null, null, null], "type": "scatter", "x": [39, 44, 46, 50, 25, 31, 31, 33], "y": [2, 2, 1, 1, 0, 0, 0, 0]}, {"legendgroup": "rgb(24, 173, 125)", "marker": {"color": "rgb(24, 173, 125)", "opacity": 0, "size": 1}, "mode": "markers", "name": "", "showlegend": false, "text": [null, null, null, null, null, null, null, null], "type": "scatter", "x": [18, 27, 27, 31, 31, 35, 35, 40], "y": [3, 3, 3, 3, 3, 3, 3, 3]}, {"legendgroup": "rgb(25, 255, 27)", "marker": {"color": "rgb(25, 255, 27)", "opacity": 0, "size": 1}, "mode": "markers", "name": "", "showlegend": false, "text": [null, null, null, null, null, null], "type": "scatter", "x": [0, 1, 1, 8, 8, 12], "y": [4, 4, 4, 4, 4, 4]}, {"legendgroup": "rgb(255, 0, 255)", "marker": {"color": "rgb(255, 0, 255)", "opacity": 0, "size": 1}, "mode": "markers", "name": "", "showlegend": false, "text": [null, null, null, null, null, null], "type": "scatter", "x": [0, 8, 8, 13, 13, 18], "y": [3, 3, 3, 3, 3, 3]}, {"legendgroup": "rgb(255, 128, 0)", "marker": {"color": "rgb(255, 128, 0)", "opacity": 0, "size": 1}, "mode": "markers", "name": "", "showlegend": false, "text": [null, null, null, null], "type": "scatter", "x": [12, 16, 16, 17], "y": [4, 4, 4, 4]}, {"legendgroup": "rgb(255, 128, 128)", "marker": {"color": "rgb(255, 128, 128)", "opacity": 0, "size": 1}, "mode": "markers", "name": "", "showlegend": false, "text": [null, null, null, null, null, null], "type": "scatter", "x": [24, 25, 50, 55, 55, 59], "y": [4, 4, 1, 1, 1, 1]}, {"legendgroup": "rgb(255, 128, 255)", "marker": {"color": "rgb(255, 128, 255)", "opacity": 0, "size": 1}, "mode": "markers", "name": "", "showlegend": false, "text": [null, null, null, null, null, null], "type": "scatter", "x": [23, 24, 24, 28, 28, 33], "y": [4, 4, 2, 2, 2, 2]}, {"legendgroup": "rgb(73, 250, 213)", "marker": {"color": "rgb(73, 250, 213)", "opacity": 0, "size": 1}, "mode": "markers", "name": "", "showlegend": false, "text": [null, null, null, null], "type": "scatter", "x": [17, 18, 0, 2], "y": [4, 4, 0, 0]}], "layout": {"height": 600, "hovermode": "closest", "showlegend": true, "title": {"text": "Gantt Chart"}, "xaxis": {"rangeselector": {"buttons": [{"count": 7, "label": "1w", "step": "day", "stepmode": "backward"}, {"count": 1, "label": "1m", "step": "month", "stepmode": "backward"}, {"count": 6, "label": "6m", "step": "month", "stepmode": "backward"}, {"count": 1, "label": "YTD", "step": "year", "stepmode": "todate"}, {"count": 1, "label": "1y", "step": "year", "stepmode": "backward"}, {"step": "all"}]}, "showgrid": false, "type": "linear", "zeroline": false}, "yaxis": {"autorange": false, "range": [-1, 6], "showgrid": false, "ticktext": ["w2", "w0", "w1", "w4", "w3"], "tickvals": [0, 1, 2, 3, 4], "zeroline": false}}}
